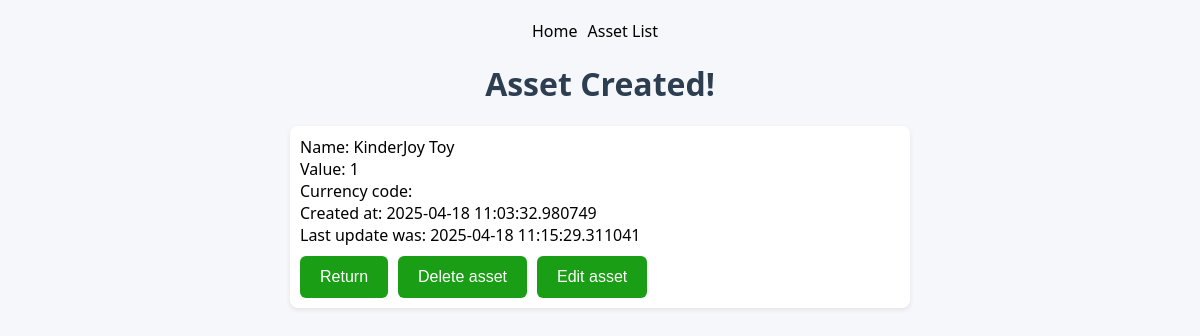
The page /asset/4 on the database its author committed.
### base.py (models this page shows)
class Asset(db.Model):  # Majątek
    __tablename__ = 'assets'
    id = db.Column(db.Integer, primary_key=True)
    name = db.Column(db.String(50), nullable=False)
    value = db.Column(db.Integer, nullable=False)
    currency = db.Column(db.String(3), nullable=False)
    is_pln = db.Column(db.Boolean, default=False)
    time_created = db.Column(db.DateTime(timezone=True), default=lambda: datetime.now(LOCAL_TIMEZONE))
    time_updated = db.Column(db.DateTime(timezone=True), onupdate=lambda: datetime.now(LOCAL_TIMEZONE))

### app.py (the view)
@app.route("/asset/<int:id>", methods=["GET", "POST"])
def asset_detail(id):
    asset = db.get_or_404(Asset, id)
    if request.method == "POST":
        return redirect(url_for("asset_list"))
    return render_template("asset/detail.html", asset=asset)

### templates/asset/detail.html (shortened to what this page needs)
<!DOCTYPE html>
<html lang="en">
<head>
    <link rel="stylesheet" href="{{ url_for('static', filename='style.css') }}">
</head>
<body>
    <div class="nav-buttons">
        <a class="clickable" href="{{ url_for('home') }}">Home</a>
        <a class="clickable" href="{{ url_for('asset_list') }}">Asset List</a>
    </div>
    <h1>Asset Created!</h1>
    <ul>
    <li>
        <div>
            <a>Name: {{ asset.name | safe}}</a><br>
            <a>Value: {{ asset.value | safe}}</a><br>
            <a>Currency code: {{ asset.currency | safe}}</a><br>
            <a>Created at: {{ asset.time_created | safe}}</a><br>
            {% if asset.time_updated != None %}
                <a>Last update was: {{ asset.time_updated | safe }}</a><br>
            {% endif %}
        </div>
        <div style="display: flex; gap: 10px; padding-top: 10px">
            <form method="post" action="{{ url_for('asset_detail', id=asset.id) }}">
                <button type="submit">Return</button>
            </form>
            <form method="post" action="{{ url_for('asset_delete', id=asset.id) }}">
                <button type="submit">Delete asset</button>
            </form>
            <form action="{{ url_for('asset_edit', id=asset.id) }}">
                <button type="submit">Edit asset</button>
            </form>
        </div>
    </li>
    </ul>
</body>
</html>

### static/style.css (style rules this page uses)
body { font-family: 'Segoe UI', Tahoma, Geneva, Verdana, sans-serif; background-color: #f5f7fa; color: #333; margin: 0; padding: 0; }
h1 { color: #2c3e50; text-align: center; margin-top: 20px; }
.nav-buttons { padding-top: 20px; display: flex; flex-direction: row; justify-content: center; align-items: center; width: 100%; }
button { background-color: #199e15; color: white; padding: 12px 20px; border: none; border-radius: 6px; cursor: pointer; font-size: 16px; }
a { text-decoration: none; color: #000000; margin-right: 10px; }
ul { list-style: none; padding: 0; }
li { padding: 10px; background: #fff; margin: 10px auto; border-radius: 8px; max-width: 600px; box-shadow: 0 2px 5px rgba(0,0,0,0.08); }

### rows shown on the page
Asset: name "KinderJoy Toy", value "1", time_created "2025-04-18 11:03:32.980749", time_updated "2025-04-18 11:15:29.311041"
